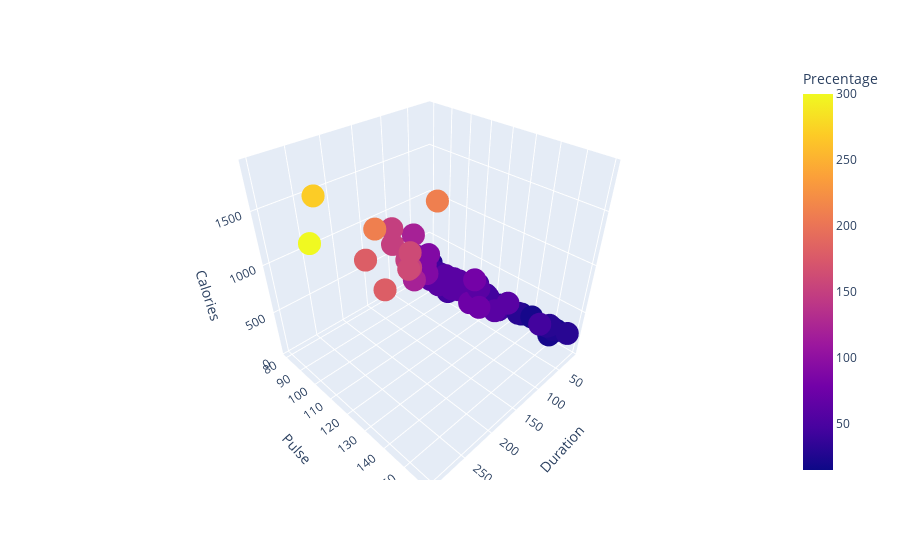

The cell this chart's notebook holds for it:
### Code cell
fig = px.scatter_3d(df, x="Duration", y="Pulse", z="Calories", color="Precentage")
fig.show()

### Figure 1 — Plotly figure (JSON) as saved in the notebook; plotly's stock layout.template omitted (floating-point values rounded to 4 significant figures; data arrays with more than 128 entries replaced by an {"elided": "..."} marker saying what was removed)
{"data": [{"hovertemplate": "Duration=%{x}<br>Pulse=%{y}<br>Calories=%{z}<br>Precentage=%{marker.color}<extra></extra>", "legendgroup": "", "marker": {"color": {"elided": "169 int values"}, "coloraxis": "coloraxis", "symbol": "circle"}, "mode": "markers", "name": "", "scene": "scene", "showlegend": false, "type": "scatter3d", "x": {"elided": "169 int values"}, "y": {"elided": "169 int values"}, "z": {"elided": "169 float values"}}], "layout": {"autosize": true, "coloraxis": {"colorbar": {"title": {"text": "Precentage"}}, "colorscale": [[0, "#0d0887"], [0.1111, "#46039f"], [0.2222, "#7201a8"], [0.3333, "#9c179e"], [0.4444, "#bd3786"], [0.5556, "#d8576b"], [0.6667, "#ed7953"], [0.7778, "#fb9f3a"], [0.8889, "#fdca26"], [1, "#f0f921"]]}, "legend": {"tracegroupgap": 0}, "margin": {"t": 60}, "scene": {"aspectmode": "auto", "aspectratio": {"x": 1, "y": 1, "z": 1}, "domain": {"x": [0, 1], "y": [0, 1]}, "xaxis": {"title": {"text": "Duration"}, "type": "linear"}, "yaxis": {"title": {"text": "Pulse"}, "type": "linear"}, "zaxis": {"title": {"text": "Calories"}, "type": "linear"}}}}
